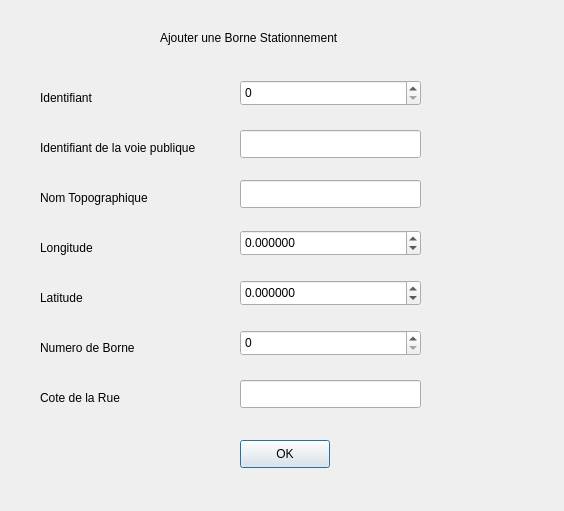
<?xml version="1.0" encoding="UTF-8"?>
<ui version="4.0">
 <class>BorneStationnementAjouter</class>
 <widget class="QDialog" name="BorneStationnementAjouter">
  <property name="geometry">
   <rect>
    <x>0</x>
    <y>0</y>
    <width>564</width>
    <height>511</height>
   </rect>
  </property>
  <property name="windowTitle">
   <string>BorneStationnementAjouter</string>
  </property>
  <widget class="QLabel" name="label_5">
   <property name="geometry">
    <rect>
     <x>40</x>
     <y>240</y>
     <width>151</width>
     <height>16</height>
    </rect>
   </property>
   <property name="text">
    <string>Longitude</string>
   </property>
  </widget>
  <widget class="QLabel" name="label_7">
   <property name="geometry">
    <rect>
     <x>40</x>
     <y>340</y>
     <width>121</width>
     <height>16</height>
    </rect>
   </property>
   <property name="text">
    <string>Numero de Borne</string>
   </property>
  </widget>
  <widget class="QLabel" name="label_4">
   <property name="geometry">
    <rect>
     <x>40</x>
     <y>190</y>
     <width>141</width>
     <height>16</height>
    </rect>
   </property>
   <property name="text">
    <string>Nom Topographique</string>
   </property>
  </widget>
  <widget class="QLineEdit" name="p_nomTopographique">
   <property name="geometry">
    <rect>
     <x>240</x>
     <y>180</y>
     <width>181</width>
     <height>28</height>
    </rect>
   </property>
  </widget>
  <widget class="QLineEdit" name="p_coteRue">
   <property name="geometry">
    <rect>
     <x>240</x>
     <y>380</y>
     <width>181</width>
     <height>28</height>
    </rect>
   </property>
  </widget>
  <widget class="QLabel" name="label_6">
   <property name="geometry">
    <rect>
     <x>40</x>
     <y>290</y>
     <width>151</width>
     <height>16</height>
    </rect>
   </property>
   <property name="text">
    <string>Latitude</string>
   </property>
  </widget>
  <widget class="QLabel" name="label_8">
   <property name="geometry">
    <rect>
     <x>40</x>
     <y>390</y>
     <width>131</width>
     <height>16</height>
    </rect>
   </property>
   <property name="text">
    <string>Cote de la Rue</string>
   </property>
  </widget>
  <widget class="QPushButton" name="ok">
   <property name="geometry">
    <rect>
     <x>240</x>
     <y>440</y>
     <width>90</width>
     <height>28</height>
    </rect>
   </property>
   <property name="text">
    <string>OK</string>
   </property>
  </widget>
  <widget class="QLineEdit" name="p_identifiantVoiePublique">
   <property name="geometry">
    <rect>
     <x>240</x>
     <y>130</y>
     <width>181</width>
     <height>28</height>
    </rect>
   </property>
  </widget>
  <widget class="QLabel" name="label">
   <property name="geometry">
    <rect>
     <x>160</x>
     <y>30</y>
     <width>211</width>
     <height>16</height>
    </rect>
   </property>
   <property name="text">
    <string>Ajouter une Borne Stationnement</string>
   </property>
  </widget>
  <widget class="QLabel" name="label_2">
   <property name="geometry">
    <rect>
     <x>40</x>
     <y>90</y>
     <width>71</width>
     <height>16</height>
    </rect>
   </property>
   <property name="text">
    <string>Identifiant</string>
   </property>
  </widget>
  <widget class="QLabel" name="label_3">
   <property name="geometry">
    <rect>
     <x>40</x>
     <y>140</y>
     <width>191</width>
     <height>16</height>
    </rect>
   </property>
   <property name="text">
    <string>Identifiant de la voie publique</string>
   </property>
  </widget>
  <widget class="QSpinBox" name="p_identifiant">
   <property name="geometry">
    <rect>
     <x>240</x>
     <y>80</y>
     <width>181</width>
     <height>26</height>
    </rect>
   </property>
   <property name="minimum">
    <number>0</number>
   </property>
   <property name="maximum">
    <number>999999</number>
   </property>
  </widget>
  <widget class="QDoubleSpinBox" name="p_longitude">
   <property name="geometry">
    <rect>
     <x>240</x>
     <y>230</y>
     <width>181</width>
     <height>26</height>
    </rect>
   </property>
   <property name="decimals">
    <number>6</number>
   </property>
   <property name="minimum">
    <double>-180.000000000000000</double>
   </property>
   <property name="maximum">
    <double>180.000000000000000</double>
   </property>
   <property name="singleStep">
    <double>0.010000000000000</double>
   </property>
   <property name="stepType">
    <enum>QAbstractSpinBox::AdaptiveDecimalStepType</enum>
   </property>
   <property name="value">
    <double>0.000000000000000</double>
   </property>
  </widget>
  <widget class="QDoubleSpinBox" name="p_latitude">
   <property name="geometry">
    <rect>
     <x>240</x>
     <y>280</y>
     <width>181</width>
     <height>26</height>
    </rect>
   </property>
   <property name="decimals">
    <number>6</number>
   </property>
   <property name="minimum">
    <double>-90.000000000000000</double>
   </property>
   <property name="maximum">
    <double>90.000000000000000</double>
   </property>
   <property name="singleStep">
    <double>0.010000000000000</double>
   </property>
   <property name="value">
    <double>0.000000000000000</double>
   </property>
  </widget>
  <widget class="QSpinBox" name="p_numBorne">
   <property name="geometry">
    <rect>
     <x>240</x>
     <y>330</y>
     <width>181</width>
     <height>26</height>
    </rect>
   </property>
   <property name="minimum">
    <number>0</number>
   </property>
   <property name="maximum">
    <number>9999</number>
   </property>
  </widget>
 </widget>
 <resources/>
 <connections>
  <connection>
   <sender>ok</sender>
   <signal>clicked()</signal>
   <receiver>BorneStationnementAjouter</receiver>
   <slot>valider()</slot>
   <hints>
    <hint type="sourcelabel">
     <x>284</x>
     <y>453</y>
    </hint>
    <hint type="destinationlabel">
     <x>281</x>
     <y>255</y>
    </hint>
   </hints>
  </connection>
 </connections>
 <slots>
  <slot>valider()</slot>
 </slots>
</ui>
